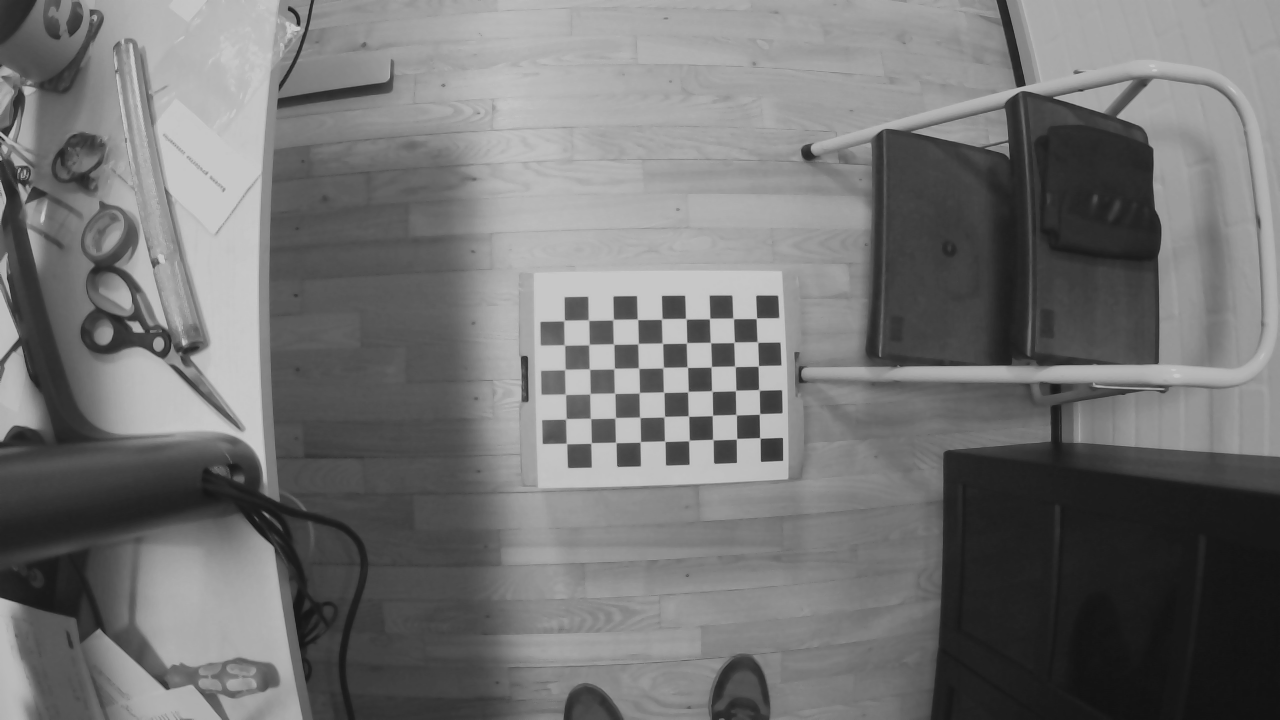
#> input picture src/CameraCalibration/Stereo_calibration_images/left-0001.png, 1280 x 720 px; its folder holds only this picture in this run
$ jupyter execute --allow-errors CameraCalibration.ipynb   (older library calls are emulated)
#> lines starting #> are read from the running program, lines starting #| are printed output that depends on the picture; after the words box and inside, x2 and y2 are one past the last pixel; in counts of white or black regions, pixels touching at a corner belong together
[cell 1]
import numpy as np
import cv2
import glob
import matplotlib.pyplot as plt

[cell 2]
nb_vertical = 9
nb_horizontal = 6


# prepare object points, like (0,0,0), (1,0,0), (2,0,0) ....,(6,5,0)
objp = np.zeros((nb_horizontal*nb_vertical,3), np.float32)
objp[:,:2] = np.mgrid[0:nb_vertical,0:nb_horizontal].T.reshape(-1,2)

# Arrays to store object points and image points from all the images.
objpoints_l = [] # 3d point in real world space
imgpoints_l = [] # 2d points in image plane.

subpix_criteria = (cv2.TERM_CRITERIA_EPS+cv2.TERM_CRITERIA_MAX_ITER, 30, 0.1)


images = sorted(glob.glob('Stereo_calibration_images/left*.png'))

for fname in images:
    img = cv2.imread(fname)
#> img is the input picture: shape (720, 1280, 3); min 18, max 201, mean 115.2
    gray = cv2.cvtColor(img, cv2.COLOR_BGR2GRAY)

    ret, corners = cv2.findChessboardCorners(gray, (nb_vertical, nb_horizontal), cv2.CALIB_CB_ADAPTIVE_THRESH+cv2.CALIB_CB_FAST_CHECK+cv2.CALIB_CB_NORMALIZE_IMAGE)
#> ret = True; corners = 54 rows, first 8: [760, 438], [736.6, 438.6], [712.8, 439.5], [688.9, 440.5], [664.8, 441.2], [640.3, 441.8], [615.7, 442.4], [591.1, 443]

    # If found, add object points, image points (after refining them)
    if ret == True:
        objpoints_l.append(objp)
        cv2.cornerSubPix(gray,corners,(11, 11),(-1,-1),subpix_criteria)
        imgpoints_l.append(corners)

        # Draw and display the corners
        img = cv2.drawChessboardCorners(img, (nb_vertical,nb_horizontal), corners,ret)
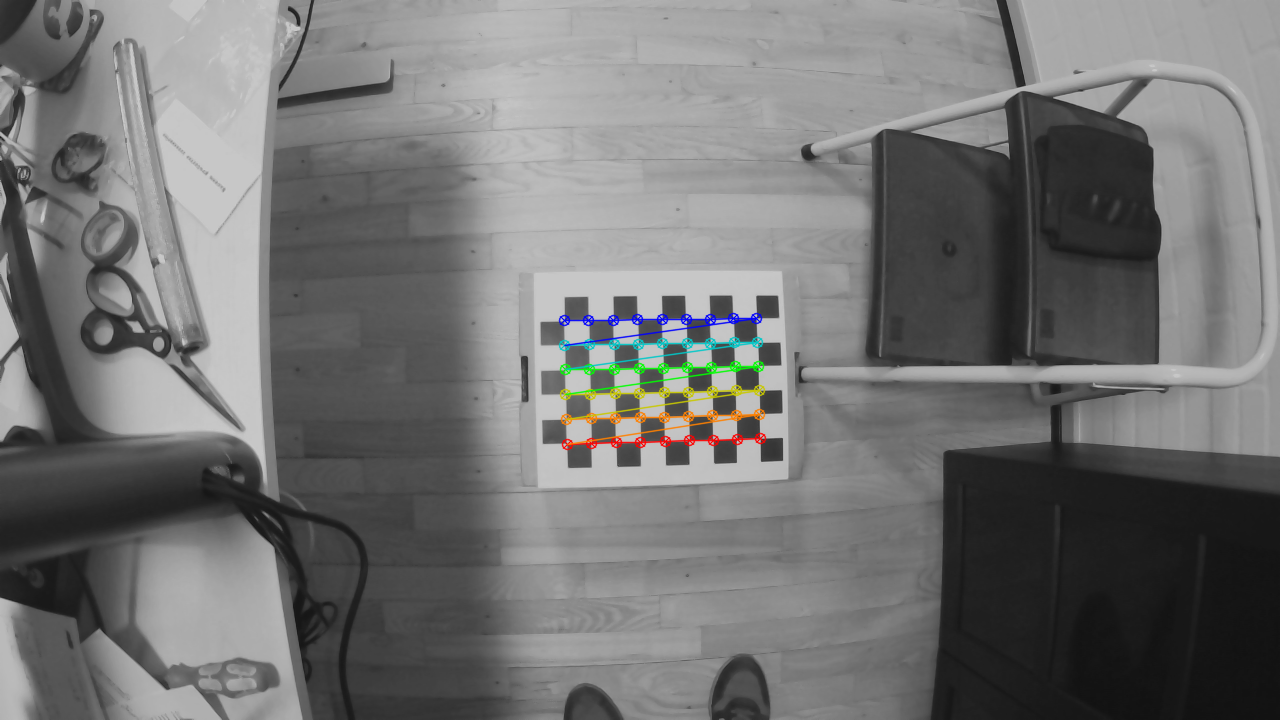
#> img: shape (720, 1280, 3); 1.12% of pixels changed, all inside (x1, y1, x2, y2) = (558, 312, 767, 451)
        #cv2.imshow('img',img)
        #cv2.waitKey(500)

cv2.destroyAllWindows()

[cell 3]
objp = np.zeros((nb_horizontal*nb_vertical,3), np.float32)
objp[:,:2] = np.mgrid[0:nb_vertical,0:nb_horizontal].T.reshape(-1,2)

# Arrays to store object points and image points from all the images.
objpoints_r = [] # 3d point in real world space
imgpoints_r = [] # 2d points in image plane.


images = sorted(glob.glob('Stereo_calibration_images/right*.png'))

for fname in images:
    img = cv2.imread(fname)
    gray = cv2.cvtColor(img, cv2.COLOR_BGR2GRAY)
    ret, corners = cv2.findChessboardCorners(gray, (nb_vertical, nb_horizontal), cv2.CALIB_CB_ADAPTIVE_THRESH+cv2.CALIB_CB_FAST_CHECK+cv2.CALIB_CB_NORMALIZE_IMAGE)
    # If found, add object points, image points (after refining them)
    if ret == True:
        objpoints_r.append(objp)
        cv2.cornerSubPix(gray,corners,(11,11),(-1,-1),subpix_criteria)
        imgpoints_r.append(corners)

        # Draw and display the corners
        img = cv2.drawChessboardCorners(img, (nb_vertical,nb_horizontal), corners,ret)
        #cv2.imshow('img',img)
        #cv2.waitKey(500)

cv2.destroyAllWindows()

[cell 4]
ret, mtx_left, dist, rvecs, tvecs = cv2.calibrateCamera(objpoints_l, imgpoints_l, gray.shape[::-1], None, None)
#> ret = 0.0703; mtx_left = [[619.6, 0, 585.2], [0, 620.1, 383.1], [0, 0, 1]]; dist = [[-0.434, 1.45, -0.00533, 0.0201, -4.81]]; rvecs = ([-0.0591, 0.0605, 3.12],); tvecs = ([7.23, 2.29, 25.28],)
img = cv2.imread('Stereo_calibration_images/left-0000.png')
#> (the rest of this cell did not finish here and is left out)

[cell 5]
img_shape = gray.shape[::-1]


$ run again, on src/CameraCalibration/Stereo_calibration_images/left-0005.png
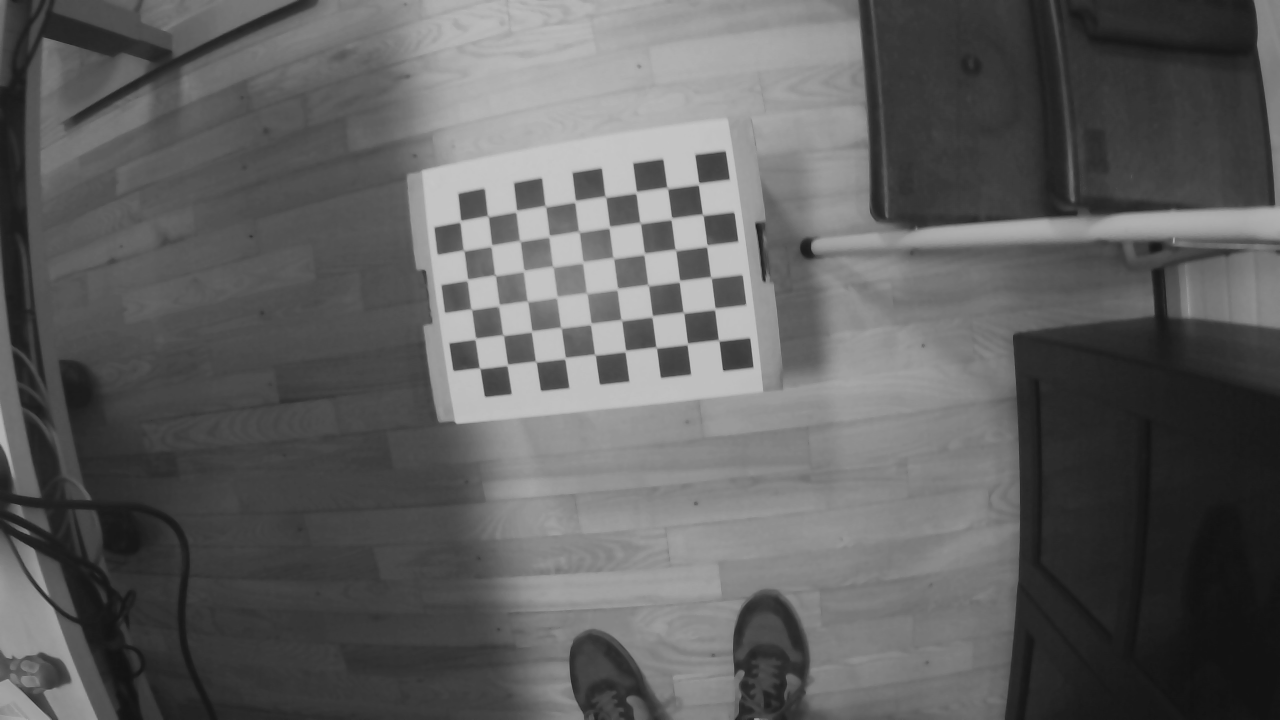
#> input picture src/CameraCalibration/Stereo_calibration_images/left-0005.png, 1280 x 720 px
#> img is the input picture: shape (720, 1280, 3); min 17, max 199, mean 95.3
#> `ret, corners = cv2.findChessboardCorners(gray, (nb_vertical, nb_horizo..`: ret = True; corners = 54 rows, first 8: [719.3, 341.3], [687.8, 342.8], [656.1, 347.4], [626, 349.8], [594.9, 354.7], [564.4, 359.5], [535.6, 361.4], [506.7, 366]
#> `img = cv2.drawChessboardCorners(img, (nb_vertical,nb_horizontal), corn..`:
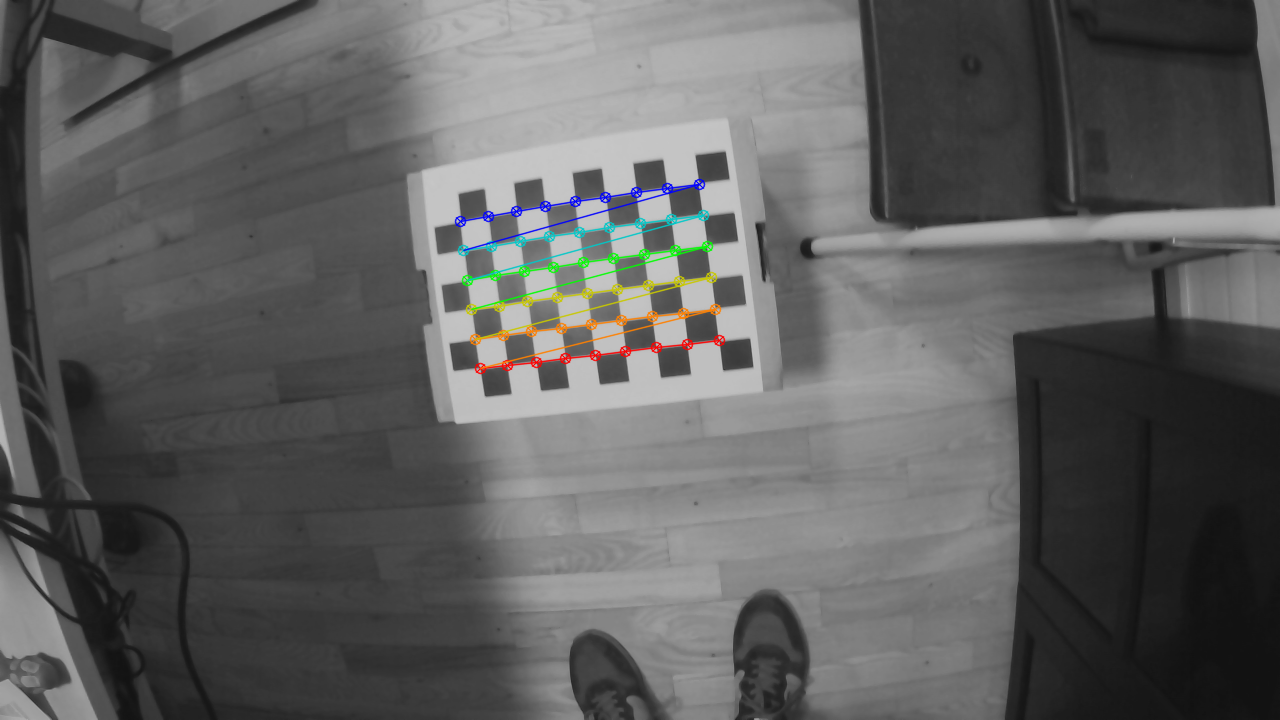
#> img: shape (720, 1280, 3); 1.29% of pixels changed, all inside (x1, y1, x2, y2) = (454, 178, 726, 375)
#> `ret, mtx_left, dist, rvecs, tvecs = cv2.calibrateCamera(objpoints_l, i..`: ret = 0.141; mtx_left = [[1007.8, 0, 609.1], [0, 1003.7, 400.6], [0, 0, 1]]; dist = [[-0.73, -1.46, -0.0338, 0.0192, 19.04]]; rvecs = ([0.28, -0.238, 3],); tvecs = ([3.45, -1.9, 31.72],)

$ run again, on src/CameraCalibration/Stereo_calibration_images/left-0006.png
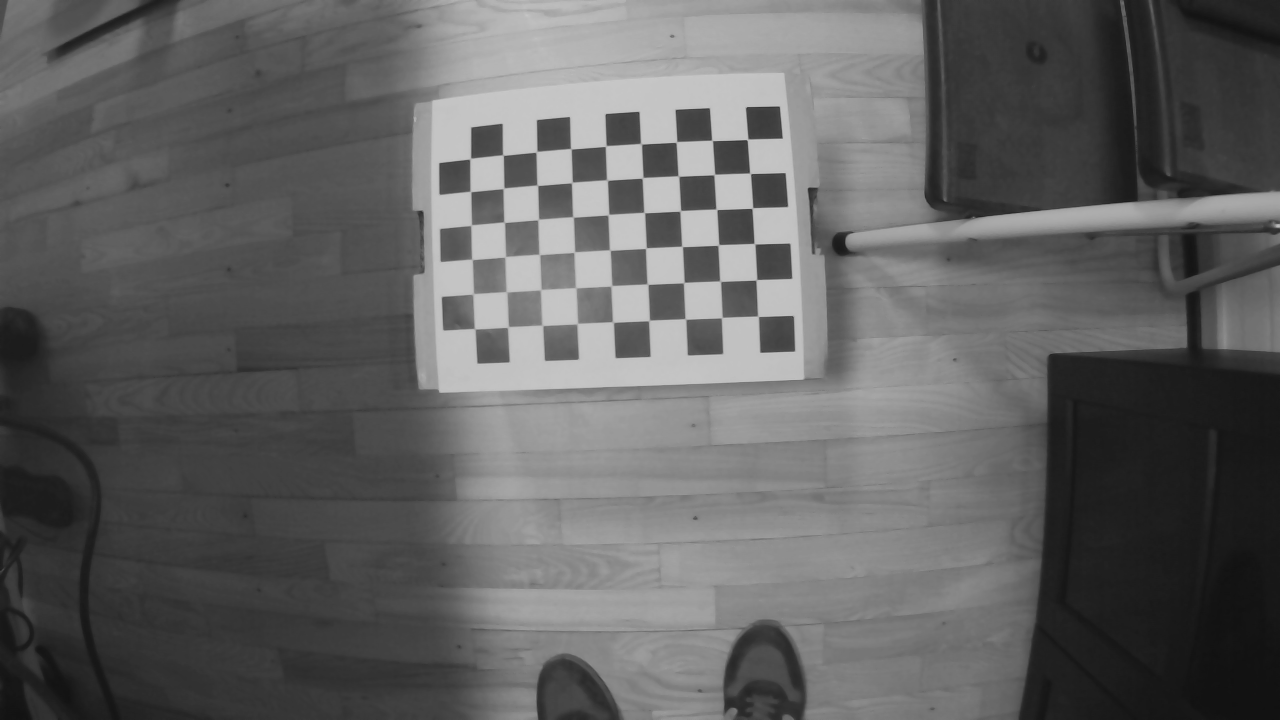
#> input picture src/CameraCalibration/Stereo_calibration_images/left-0006.png, 1280 x 720 px
#> img is the input picture: shape (720, 1280, 3); min 17, max 200, mean 97
#> `ret, corners = cv2.findChessboardCorners(gray, (nb_vertical, nb_horizo..`: ret = True; corners = 54 rows, first 8: [758.1, 316.3], [721.8, 317.6], [685.4, 319], [649, 320.6], [613.5, 322.5], [577.2, 323.7], [542.9, 325.7], [507.4, 327.5]
#> `img = cv2.drawChessboardCorners(img, (nb_vertical,nb_horizontal), corn..`:
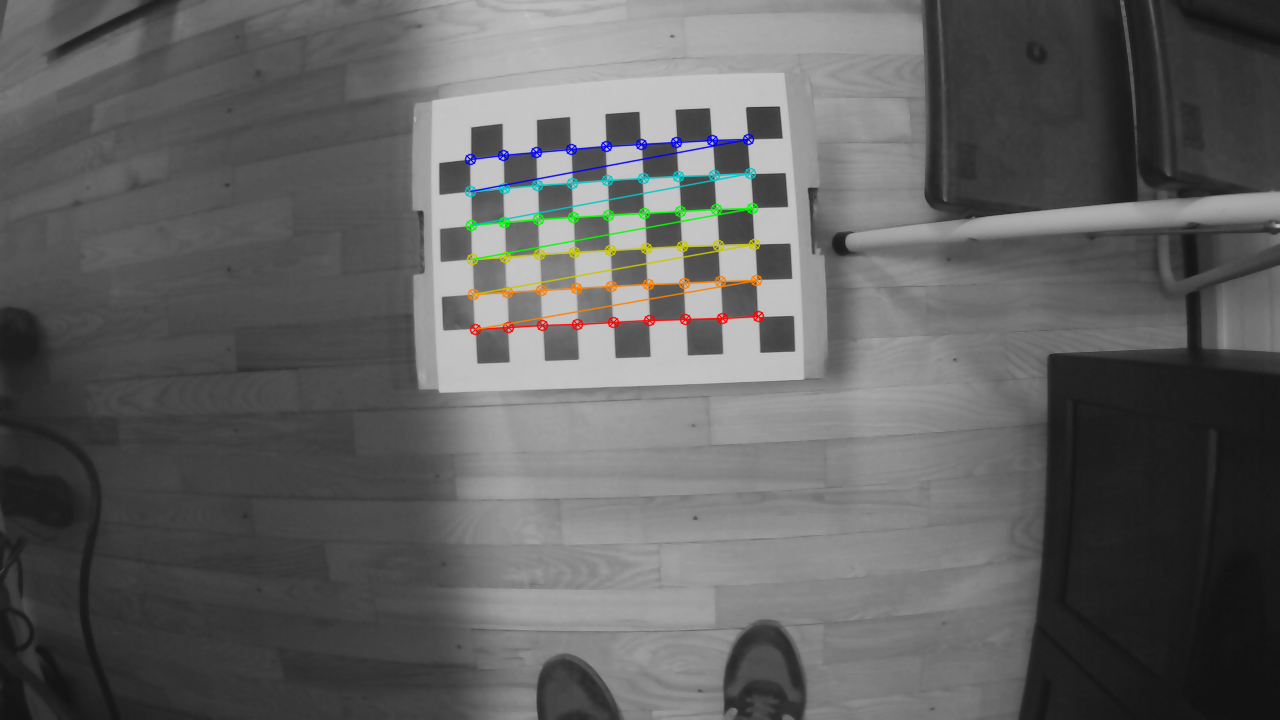
#> img: shape (720, 1280, 3); 1.45% of pixels changed, all inside (x1, y1, x2, y2) = (464, 133, 765, 336)
#> `ret, mtx_left, dist, rvecs, tvecs = cv2.calibrateCamera(objpoints_l, i..`: ret = 0.115; mtx_left = [[578.3, 0, 700.7], [0, 578.4, 339.8], [0, 0, 1]]; dist = [[-0.238, 0.0485, 0.0102, -0.0257, 0.00639]]; rvecs = ([0.111, -0.0671, 3.1],); tvecs = ([1.58, -0.647, 15.69],)

$ run again, on src/CameraCalibration/Stereo_calibration_images/left-0007.png
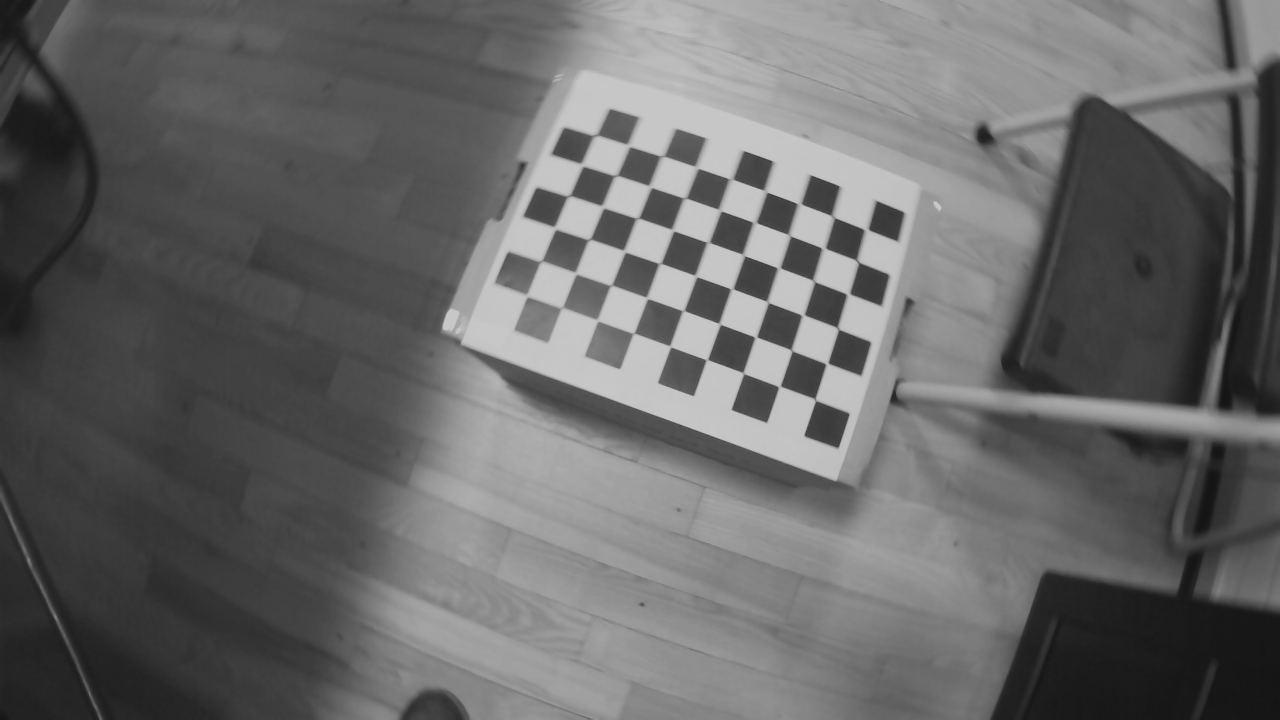
#> input picture src/CameraCalibration/Stereo_calibration_images/left-0007.png, 1280 x 720 px
#> img is the input picture: shape (720, 1280, 3); min 20, max 201, mean 103.6
#> `ret, corners = cv2.findChessboardCorners(gray, (nb_vertical, nb_horizo..`: ret = True; corners = 54 rows, first 8: [815.7, 400.7], [780.4, 385.8], [743.4, 373.2], [707.2, 359.6], [670.9, 347], [634.2, 333], [598.1, 321.4], [563.1, 306.4]
#> `img = cv2.drawChessboardCorners(img, (nb_vertical,nb_horizontal), corn..`:
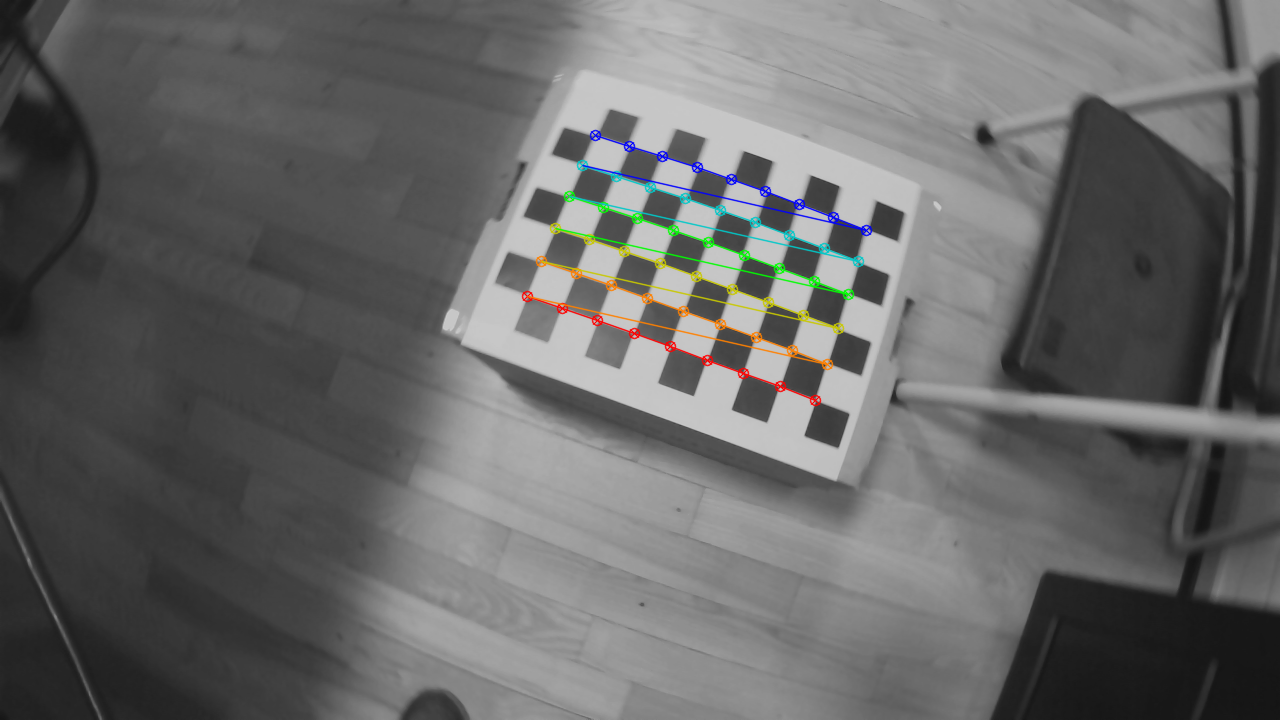
#> img: shape (720, 1280, 3); 1.47% of pixels changed, all inside (x1, y1, x2, y2) = (521, 129, 873, 407)
#> `ret, mtx_left, dist, rvecs, tvecs = cv2.calibrateCamera(objpoints_l, i..`: ret = 0.145; mtx_left = [[341.1, 0, 647.8], [0, 333.1, 319.2], [0, 0, 1]]; dist = [[-0.0865, 0.0499, 0.0148, -0.0057, -0.0427]]; rvecs = ([-0.0407, -0.0889, -2.79],); tvecs = ([4.33, 2.08, 8.59],)
